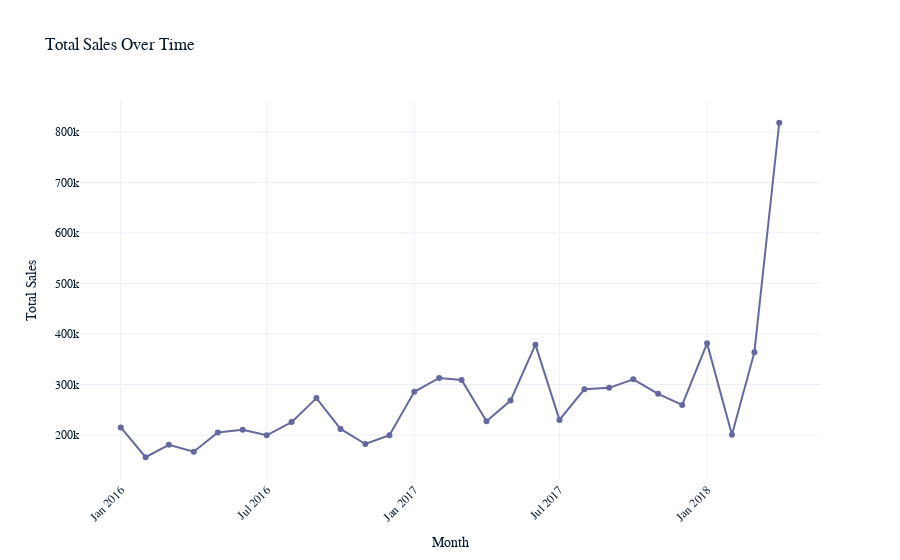

The notebook cell saved with this chart:
### Code cell
import plotly.express as px

# Plotting total sales over time using Plotly
fig = px.line(sales_over_time, x='month', y='total_sales', title='Total Sales Over Time', markers=True)
fig.update_layout(xaxis_title='Month', yaxis_title='Total Sales', xaxis_tickangle=-45)
fig.show()

### Figure 1 — Plotly figure (JSON) as saved in the notebook; plotly's stock layout.template omitted (floating-point values rounded to 4 significant figures)
{"data": [{"hovertemplate": "month=%{x}<br>total_sales=%{y}<extra></extra>", "legendgroup": "", "line": {"color": "#6568a0", "dash": "solid"}, "marker": {"symbol": "circle"}, "mode": "lines+markers", "name": "", "orientation": "v", "showlegend": false, "x": ["2016-01-01T00:00:00+00:00", "2016-02-01T00:00:00+00:00", "2016-03-01T00:00:00+00:00", "2016-04-01T00:00:00+00:00", "2016-05-01T00:00:00+00:00", "2016-06-01T00:00:00+00:00", "2016-07-01T00:00:00+00:00", "2016-08-01T00:00:00+00:00", "2016-09-01T00:00:00+00:00", "2016-10-01T00:00:00+00:00", "2016-11-01T00:00:00+00:00", "2016-12-01T00:00:00+00:00", "2017-01-01T00:00:00+00:00", "2017-02-01T00:00:00+00:00", "2017-03-01T00:00:00+00:00", "2017-04-01T00:00:00+00:00", "2017-05-01T00:00:00+00:00", "2017-06-01T00:00:00+00:00", "2017-07-01T00:00:00+00:00", "2017-08-01T00:00:00+00:00", "2017-09-01T00:00:00+00:00", "2017-10-01T00:00:00+00:00", "2017-11-01T00:00:00+00:00", "2017-12-01T00:00:00+00:00", "2018-01-01T00:00:00+00:00", "2018-02-01T00:00:00+00:00", "2018-03-01T00:00:00+00:00", "2018-04-01T00:00:00+00:00"], "xaxis": "x", "y": [215100.0, 156100.0, 180600.0, 167100.0, 205300.0, 210600.0, 199600.0, 225700.0, 273100.0, 212100.0, 182300.0, 199800.0, 285600.0, 312900.0, 308900.0, 227300.0, 268200.0, 378900.0, 230000.0, 290600.0, 293400.0, 310300.0, 281600.0, 259500.0, 381400.0, 200700.0, 364000.0, 817900.0], "yaxis": "y", "type": "scatter"}], "layout": {"xaxis": {"anchor": "y", "domain": [0, 1], "title": {"text": "Month"}, "tickangle": -45}, "yaxis": {"anchor": "x", "domain": [0, 1], "title": {"text": "Total Sales"}}, "legend": {"tracegroupgap": 0}, "title": {"text": "Total Sales Over Time"}}}
